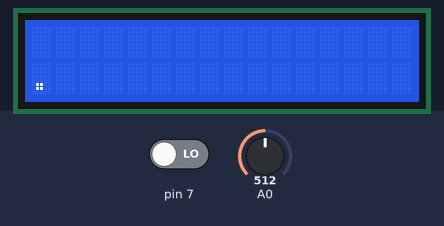
The sketch below on a simulated Arduino Uno, built with avr-gcc and run on an emulated ATmega328P. Parts: 16×2 character LCD. Inputs (shaded band) come from the test bench; at power-on: A0 = 512, pin 7 LOW. Random numbers use the default seed unless the sketch sets one; what the sketch prints to the serial monitor is not drawn.

Above: at 1.2 s.
1.3 s: A0 set to 490
At 2.3 s:
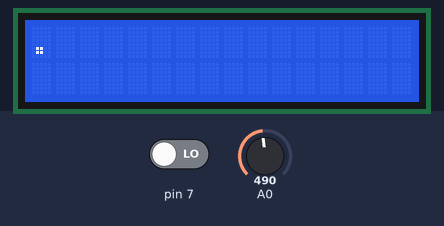
At 21.4 s:
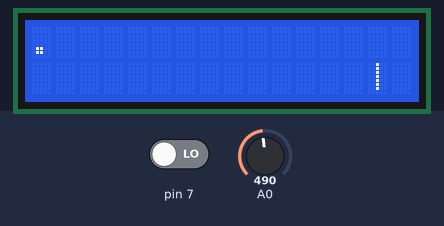
Timing chart, 0 to 22.9 s (numbered marks = the images above; inputs shaded):
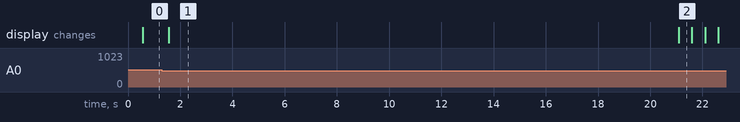

The sketch:

FUN.ino
```cpp
#include <LiquidCrystal.h>

#define joyX A0
#define joyY A1

int  xValue, yValue;

int newPositionX, newPositionY;

const int rs = 12, en = 11, d4 = 5, d5 = 4, d6 = 3, d7 = 2;
LiquidCrystal lcd(rs, en, d4, d5, d6, d7);


const int numRows = 2;
const int numCols = 16;

int Friend = '.';
int obstacle='|';
int space=' ';
int counter = 0;
int randNumber = 0;
int movement = 15;
int obstacleExists = 0;
int buttonPin = 8;

void setup() {
  Serial.begin(9600);
  lcd.begin(numCols, numRows);
  randomSeed(42);  // for randomly making obstacles
  pinMode(buttonPin, INPUT);
}

void loop() {

  newPositionX=0;
  newPositionY=1;
  if (counter>20){
    counter = 0;
    randNumber = random(0, 2);
    if (randNumber==1){
         movement=15;
         randNumber = random(0, 2);
         lcd.setCursor(movement, randNumber);
         lcd.write(obstacle);
         obstacleExists=1;
    }
  }

  //move the obstacle
  if(movement>=0 && obstacleExists==1){
    lcd.setCursor(movement, randNumber);
    lcd.write(space);
    movement--;
  }
  if(movement<0){
    movement=15;
    obstacleExists=0;
  }

  if (obstacleExists==1){
     lcd.setCursor(movement, randNumber);
     lcd.write(obstacle);
  }

  //delay(150); // sweet spot of speed
  delay(500);

  counter++;

  if(analogRead(0)< 500 && newPositionY==1){ //make friend jump
    //delete friend
    newPositionY=1;
    lcd.setCursor(newPositionX, newPositionY);
    lcd.write(space);
    //friend will jump
    newPositionY=0;
    lcd.setCursor(newPositionX, newPositionY);
    lcd.write(Friend);
  }
  else{
    //delete friend
    newPositionY=0;
    lcd.setCursor(newPositionX, newPositionY);
    lcd.write(space);
    //friend will fall
    newPositionY=1;
    lcd.setCursor(newPositionX, newPositionY);
    lcd.write(Friend);
  }
  Serial.print("button:");
  Serial.print(digitalRead(7));
  Serial.print("\n");
  //check to see if we hit friend
  if (movement==0 && randNumber==newPositionY && obstacleExists==1){
    lcd.setCursor(0, 0);
    lcd.print("GAME OVER");
    lcd.setCursor(0, 1);
    lcd.print("START AGAIN?");
    //while(analogRead(0) > 515 && analogRead(0) < 525 ){
    while(digitalRead(buttonPin)==LOW){
      //tested range for do nothing
      //tone(8, 400, 200);
    }
    // restart the game
    for (int i=0; i<16; i++){ // clear the screen
      for (int j= 0; j<2; j++){
        lcd.setCursor(i, j);
        lcd.write(space);
      }
    }
    // place friend
    newPositionY=1;
    lcd.setCursor(newPositionX, newPositionY);
    lcd.write(Friend);

    counter = 0;
    movement = 15;
    obstacleExists = 0;
  }


}
```

Measured:
- what the display in image 1 shows lasts 19.5 s, from 1.6 s to 21.1 s
- what the display in image 2 shows lasts 0.5 s, from 21.1 s to 21.6 s
